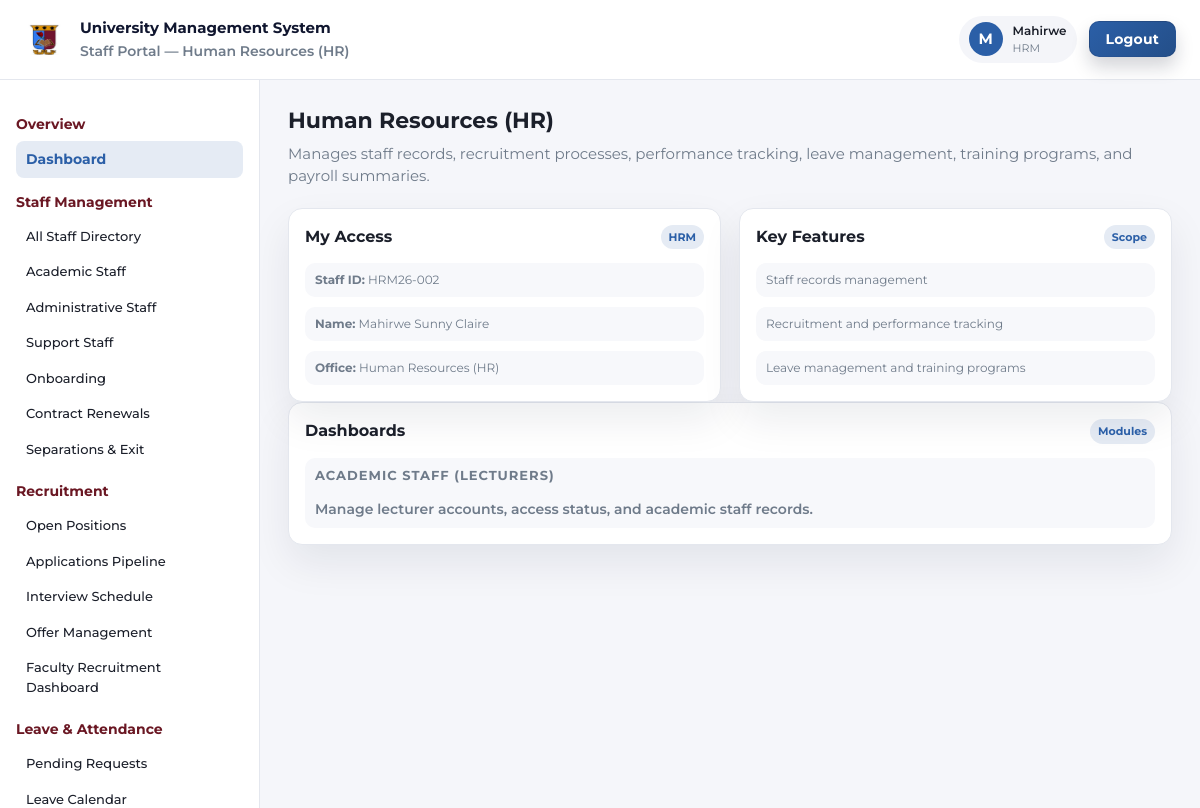
/dashboard/staff/HRM/ (signed in), run on the app's committed database.
### dashboard/models.py (models this page shows, shortened)
class StaffProfile(models.Model):
    user = models.OneToOneField(
        settings.AUTH_USER_MODEL,
        on_delete=models.CASCADE,
        related_name="staffprofile",
    )
    staff_id = models.CharField(max_length=20, unique=True)
    office_code = models.CharField(max_length=3, choices=OFFICE_CHOICES)
    issue_year = models.PositiveIntegerField()
    sequence = models.PositiveIntegerField()
    first_name = models.CharField(max_length=100, blank=True, default="")
    surname = models.CharField(max_length=100, blank=True, default="")
    last_name = models.CharField(max_length=100, blank=True, default="")
    full_name = models.CharField(max_length=200)
    assigned_password = models.CharField(max_length=64, blank=True, default="")
    is_active = models.BooleanField(default=True)
    deactivated_at = models.DateTimeField(null=True, blank=True)
    created_at = models.DateTimeField(auto_now_add=True)
    class Meta:
        constraints = [
            models.UniqueConstraint(
                fields=["office_code", "issue_year", "sequence"],
                name="uniq_staff_sequence_per_office_year",
            )
        ]
        indexes = [
            models.Index(fields=["office_code", "issue_year"]),
        ]

### dashboard/views/staff.py (the view)
# urls.py: path('staff/<str:office_code>/', staff_office_dashboard, name='staff_office_dashboard'),
@login_required
def staff_office_dashboard(request, office_code):
    staff_profile, response = _require_staff_access(request, office_code)
    if response is not None:
        return response
    office_code = (office_code or "").strip().upper()
    office_map = dict(OFFICE_CHOICES)
    return render(
        request,
        "dashboard/staff/office_dashboard.html",
        {
            "current_page": "staff.overview",
            "office_code": office_code,
            "office_label": office_map[office_code],
            "office_purpose": OFFICE_PURPOSE.get(office_code, ""),
            "office_features": OFFICE_FEATURES.get(office_code, []),
            "office_modules": _get_office_modules(office_code),
            "staff_id": staff_profile.staff_id,
            "staff_name": staff_profile.full_name or request.user.first_name or request.user.username,
        },
    )

### dashboard/context_processors.py (called while the page is built)
def _portal_code_from_path(path: str) -> str:
    path = (path or "").lower()
    if path.startswith("/dashboard/student/") or path.startswith("/dashboard/applicant/"):
        return "student"
    if path.startswith("/dashboard/lecturer/"):
        return "lecturer"
    if path.startswith("/dashboard/staff/"):
        return "staff"
    if path.startswith("/dashboard/admin/"):
        return "admin"
    return ""

### dashboard/views/staff.py (called while the page is built)
def _is_staff(user):
    profile = getattr(user, "userprofile", None)
    return bool(profile and profile.role == "staff")

def _get_office_modules(office_code: str):
    office_code = (office_code or "").strip().upper()
    return OFFICE_MODULES.get(office_code, [])

def _require_staff_access(request, office_code: str):
    if not _is_staff(request.user):
        return None, redirect("home")
    staff_profile = getattr(request.user, "staffprofile", None)
    if staff_profile is None:
        return None, redirect("home")
    if not staff_profile.is_active or not request.user.is_active:
        return None, redirect("home")
    office_code = (office_code or "").strip().upper()
    office_map = dict(OFFICE_CHOICES)
    if office_code not in office_map:
        raise Http404("Unknown office")
    if staff_profile.office_code != office_code:
        return staff_profile, redirect("staff_office_dashboard", office_code=staff_profile.office_code)
    return staff_profile, None

### dashboard/templates/dashboard/staff/office_dashboard.html (shortened to what this page needs)
{% extends "dashboard/staff/base.html" %}
{% block main %}
  <section class="page-header">
    <div>
      <h1>{{ office_label }}</h1>
      <p>{{ office_purpose }}</p>
    </div>
  </section>
  <section class="content-grid">
    <section class="panel">
      <div class="panel-header">
        <h2>My Access</h2>
        <span class="panel-pill">{{ office_code }}</span>
      </div>
      <ul class="activity-list">
        <li><strong>Staff ID:</strong> {{ staff_id }}</li>
        <li><strong>Name:</strong> {{ staff_name }}</li>
        <li><strong>Office:</strong> {{ office_label }}</li>
      </ul>
    </section>
    <section class="panel">
      <div class="panel-header">
        <h2>Key Features</h2>
        <span class="panel-pill">Scope</span>
      </div>
      <ul class="activity-list">
        {% for item in office_features %}
          <li>{{ item }}</li>
        {% empty %}
          <li>Office features not configured yet.</li>
        {% endfor %}
      </ul>
    </section>
  </section>
  <section class="panel">
    <div class="panel-header">
      <h2>Dashboards</h2>
      <span class="panel-pill">Modules</span>
    </div>
    <ul class="activity-list">
      {% for m in office_modules %}
        <li>
          <a class="nav-title-link" href="{% url 'staff_office_module' office_code=office_code module_slug=m.slug %}">{{ m.title }}</a>
          <div class="brand-sub" style="margin:2px 0 0;">{{ m.description }}</div>
        </li>
      {% empty %}
        <li>Modules for this office are not configured yet.</li>
      {% endfor %}
    </ul>
  </section>
{% endblock %}

### dashboard/templates/dashboard/staff/base.html (shortened to what this page needs)
{% load static %}
<!DOCTYPE html>
<html lang="en">
  <head>
    <link rel="stylesheet" href="{% static 'dashboard/staff.css' %}">
  </head>
  <body>
    <div class="student-shell">
      <header class="topbar">
        <div class="brand">
          <img class="brand-logo" src="{% static 'website/UoKlogo.png' %}" alt="University logo">
          <div>
            <p class="brand-title">University Management System</p>
            <p class="brand-sub">Staff Portal{% if office_label %} — {{ office_label }}{% endif %}</p>
          </div>
        </div>
        <div class="topbar-actions">
          <div class="user-pill">
            <div class="user-avatar">{{ user.first_name|default:user.username|slice:":1" }}</div>
            <div>
              <p class="user-name">{{ user.first_name|default:user.username }}</p>
              <p class="user-role">{{ office_code|default:"Staff" }}</p>
            </div>
          </div>
          <form class="logout-form" method="post" action="{% url 'logout' %}">
            <button class="logout-btn" type="submit">Logout</button>
          </form>
        </div>
      </header>
      <aside class="sidebar">
        <nav class="nav">
          {% if office_code == "HRM" %}
            <div class="nav-group">
              <p class="nav-label">Overview</p>
              <a class="nav-link {% if current_page == 'staff.overview' %}active{% endif %}" href="{% url 'staff_office_dashboard' office_code=office_code %}">Dashboard</a>
            </div>
            <div class="nav-group">
              <p class="nav-label">Staff Management</p>
              <a class="nav-link" href="#">All Staff Directory</a>
              <a class="nav-link {% if current_page == 'staff.module.academic-staff' %}active{% endif %}" href="{% url 'staff_office_module' office_code=office_code module_slug='academic-staff' %}">Academic Staff</a>
              <a class="nav-link" href="#">Administrative Staff</a>
              <a class="nav-link" href="#">Support Staff</a>
              <a class="nav-link" href="#">Onboarding</a>
              <a class="nav-link" href="#">Contract Renewals</a>
              <a class="nav-link" href="#">Separations &amp; Exit</a>
            </div>
            <div class="nav-group">
              <p class="nav-label">Recruitment</p>
              <a class="nav-link" href="#">Open Positions</a>
              <a class="nav-link" href="#">Applications Pipeline</a>
              <a class="nav-link" href="#">Interview Schedule</a>
              <a class="nav-link" href="#">Offer Management </a>
              <a class="nav-link" href="#">Faculty Recruitment Dashboard</a>
            </div>
            <div class="nav-group">
              <p class="nav-label">Leave &amp; Attendance</p>
              <a class="nav-link" href="#">Pending Requests</a>
              <a class="nav-link" href="#">Leave Calendar</a>
            </div>
          {% endif %}
        </nav>
      </aside>
      <main class="main">
        {% block main %}{% endblock %}
      </main>
    </div>
  </body>
</html>

### dashboard/static/dashboard/staff.css (style rules this page uses)
:root { --maroon:#6a1723; --maroon-dark:#7a1c2b; --blue:#2b5fa7; --navy:#10162f; --bg:#f5f6fa; --card:#ffffff; --muted:#6f7b8a; --border:#e4e7ee; --shadow:0 18px 40px rgba(16, 22, 47, 0.08); }
*, *::before, *::after { box-sizing:border-box; }
html,body { margin:0; padding:0; font-family:"Montserrat", system-ui, -apple-system, "Segoe UI", Roboto, "Helvetica Neue", Arial; font-size:15px; line-height:1.5; color:#1b1f2a; background:var(--bg); }
.student-shell { display:grid; grid-template-columns:260px 1fr; grid-template-rows:auto 1fr; min-height:100vh; }
.topbar { grid-column:1 / -1; display:flex; align-items:center; justify-content:space-between; gap:16px; background:#fff; padding:16px 24px; border-bottom:1px solid var(--border); position:sticky; top:0; z-index:10; }
.brand { display:flex; align-items:center; gap:14px; }
.brand-logo { width:42px; height:42px; object-fit:contain; padding:4px; background:#fff; }
.brand-title { margin:0; font-weight:700; font-size:15px; color:var(--navy); }
.brand-sub { margin:2px 0 0; color:var(--muted); font-size:14px; font-weight: 600; }
.topbar-actions { display:flex; align-items:center; gap:12px; }
.user-pill { display:flex; align-items:center; gap:10px; background:#f4f5f9; padding:6px 10px; border-radius:999px; }
.user-avatar { width:34px; height:34px; border-radius:50%; background:var(--blue); color:#fff; display:flex; align-items:center; justify-content:center; font-weight:700; }
.user-name { margin:0; font-weight:600; font-size:12px; }
.user-role { margin:0; font-size:11px; color:var(--muted); }
.logout-btn { border:1px solid rgba(16, 22, 47, 0.12); cursor:pointer; background:linear-gradient(135deg, #2b5fa7, #244f89); color:#fff; text-decoration:none; padding:8px 16px; border-radius:10px; font-family:"Montserrat", system-ui, -apple-system, "Segoe UI", Roboto, "Helvetica Neue", Arial; font-size:14px; font-weight:700; letter-spacing:0.2px; box-shadow:0 10px 18px rgba(16, 22, 47, 0.18); transition:transform 0.15s ease, box-shadow 0.15s ease, background 0.15s ease, border-color 0.15s ease, filter 0.15s ease; display:inline-flex; align-items:center; gap:6px; }
.sidebar { background:#fff; border-right:1px solid var(--border); padding:20px 16px 40px; position:sticky; top:72px; align-self:start; height:calc(100vh - 72px); overflow:auto; }
.nav-title-link { display:inline-flex; margin:0 0 12px; text-decoration:none; font-size:13px; font-weight:700; text-transform:uppercase; letter-spacing:1px; color:var(--muted); }
.nav-group { margin-bottom:14px; }
.nav-label { margin:14px 0 6px; font-size:14px; color:var(--maroon); font-weight:700; }
.nav-link { display:flex; align-items:center; justify-content:space-between; gap:10px; padding:8px 10px; border-radius:8px; text-decoration:none; color:#1b1f2a; font-weight:500; font-size:13px; }
.nav-link.active { background:rgba(43, 95, 167, 0.12); color:var(--blue); font-size: 14px; font-weight:700; }
.main { padding:24px 28px 48px; }
.page-header { display:flex; align-items:center; justify-content:space-between; gap:16px; margin-bottom:20px; }
.page-header h1 { margin:0 0 6px; font-size:22px; }
.page-header p { margin:0; color:var(--muted); }
.activity-list { list-style:none; margin:0; padding:0; display:grid; gap:10px; color:var(--muted); font-size:12px; }
.activity-list li { padding:8px 10px; border-radius:10px; background:#f7f8fb; }
.content-grid { display:grid; grid-template-columns:repeat(2, minmax(0, 1fr)); gap:18px; }
.panel { background:var(--card); border:1px solid var(--border); border-radius:14px; padding:16px; box-shadow:var(--shadow); }
.panel-header { display:flex; align-items:center; justify-content:space-between; margin-bottom:14px; }
.panel-header h2 { margin:0; font-size:16px; }
.panel-pill { background:rgba(43, 95, 167, 0.12); color:var(--blue); padding:4px 8px; border-radius:999px; font-size:11px; font-weight:700; }

### data on the page
StaffProfile: office_code "HRM", staff "HRM26-002", full_name "Mahirwe Sunny Claire"

### other printed values
{{ office_label }} "Human Resources (HR)"
{{ user.first_name|default:user.username|slice:":1" }} "M"
{{ user.first_name|default:user.username }} "Mahirwe"
{{ office_purpose }} "Manages staff records, recruitment processes, performance tracking, leave management, training programs, and payroll summaries."
{{ item }} "Staff records management" "Recruitment and performance tracking" "Leave management and training programs"
{{ m.title }} "ACADEMIC STAFF (LECTURERS)"
{{ m.description }} "Manage lecturer accounts, access status, and academic staff records."
